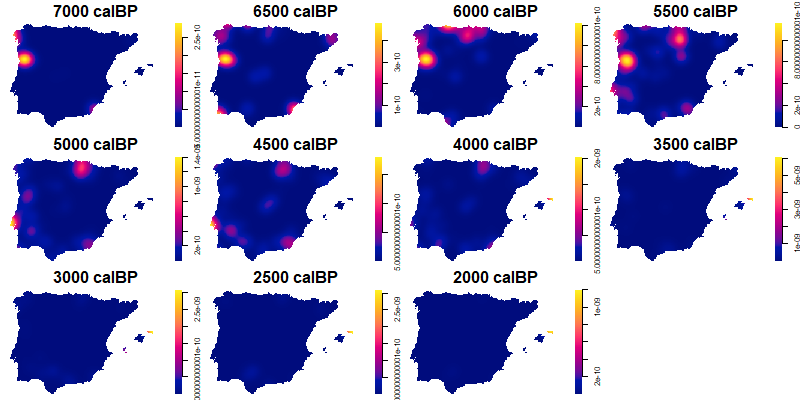

The R source for this figure:
##############################################################
### Figure 10. SPATIAL PERMUTATION TEST - FOCAL INTENSITY ###
############################################################

# Load Required Libraries
library(readxl)
library(maptools)
library(spatstat)
library(rgdal)
library(rcarbon)
library(dplyr)
library(animation)
library(readr)
setwd("~/BayesMegaliths-master") # Set first the working directory at the BayesMegaliths-master folder, as this script is coded to have that folder as the root
library(here)

# Read raw data and study area
dates = read.csv(here('data','C14dates_Iberia.csv'), sep=";",na='n/a')
studyarea <- readOGR(dsn=here("shp","area.shp"), layer="area")
base=as.owin(studyarea)

# Subset dates by curve
dates_terrestrial <- subset(dates, Curve=="intcal20")
dates_marine <- subset(dates, Curve=="marine20")
dates_Mixed <- subset(dates, Curve=="mixed")

# Set Mixed curve
mixedCurve <- mixCurves('intcal20','marine20', p=0.8) 

# Calibrate dates using corresponding curve
dates_Terr_cal <- calibrate(x=dates_terrestrial$C14,errors=dates_terrestrial$STD,normalised=TRUE, 
                            calMatrix=FALSE, calCurves = dates_terrestrial$Curve)

dates_Marine_cal <- calibrate(x=dates_marine$C14, errors=dates_marine$STD,
                              normalised=TRUE, calMatrix=FALSE, calCurves = dates_marine$Curve, 
                              resOffsets = dates_marine$DeltaR, resErrors = dates_marine$DeltaRErr)

dates_Mixed_cal <- calibrate(x=dates_Mixed$C14,
                             errors=dates_Mixed$STD,
                             normalised=TRUE, calMatrix=FALSE, calCurves = mixedCurve, 
                             resOffsets = dates_Mixed$DeltaR, 
                             resErrors = dates_Mixed$DeltaRErr)

# Combine calibrated dates in one object
dates_cal = rcarbon::combine(dates_Terr_cal,dates_Marine_cal,dates_Mixed_cal, fixIDs = TRUE)

# Create bin-width
bins1 <- binPrep(sites=dates$SiteID, ages=dates$C14, h=100)

# Map the Spatio-temporal intensity of the 14C dates between 7000-2000 calBP (focal year = 500y) and save rfiles in the "SpatialPerm_Results" folder
stkde1 <- stkde(x=dates_cal, coords=dates[,c("Eastings_X","Northings_Y")], 
                win=base, sbw=40000, cellres=5000, 
                focalyears=seq(7000, 2000, -500), tbw=100, 
                bins=bins1, backsight=400, outdir = (here("SpatialPerm_Results")), 
                amount=1, verbose=TRUE)

# Plot figure 10 and save it to figures folder
png(file=here('figures','Figure 10.png'),width = 800,height=400)
par(mar=c(0.2, 0.2, 2, 1),mfrow=c(3,4))
plot(stkde1, 7000, main="7000 calBP", cex.main=2)
plot(stkde1, 6500, main="6500 calBP", cex.main=2)
plot(stkde1, 6000, main="6000 calBP", cex.main=2)
plot(stkde1, 5500, main="5500 calBP", cex.main=2)
plot(stkde1, 5000, main="5000 calBP", cex.main=2)
plot(stkde1, 4500, main="4500 calBP", cex.main=2)
plot(stkde1, 4000, main="4000 calBP", cex.main=2)
plot(stkde1, 3500, main="3500 calBP", cex.main=2)
plot(stkde1, 3000, main="3000 calBP", cex.main=2)
plot(stkde1, 2500, main="2500 calBP", cex.main=2)
plot(stkde1, 2000, main="2000 calBP", cex.main=2)
par(mfrow=c(1,1))
dev.off()

# Bonus: Save results for all the focal years in an animated file (.gif). The file will be saved on current working directory "~/BayesMegaliths-master".
saveGIF(for (i in 11)
{
  par(mar=c(0.5, 0.5, 2.5, 2))
  plot(stkde1,7000, type="all")
  plot(stkde1,6500, type="all")
  plot(stkde1,6000, type="all")
  plot(stkde1,5500, type="all")
  plot(stkde1,5000, type="all")
  plot(stkde1,4500, type="all")
  plot(stkde1,4000, type="all")
  plot(stkde1,3500, type="all")
  plot(stkde1,3000, type="all")
  plot(stkde1,2500, type="all")
  plot(stkde1,2000, type="all")
},
movie.name = "Focal years of Kernel Density Maps.gif",
ani.width  = 800,
ani.height = 308,
ani.res = 100,
interval = 2)